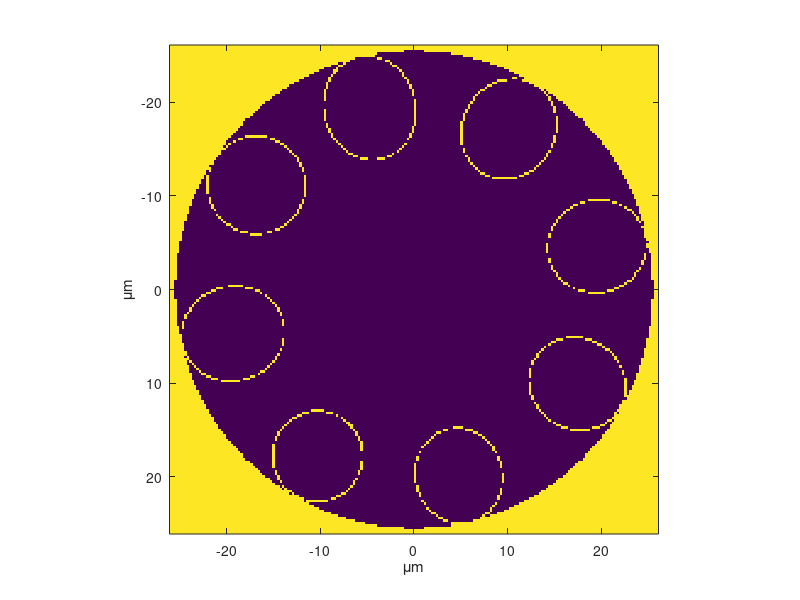

MATLAB code to generate this figure: (Note: this script raises an error after producing the figure.)
clc; clear variables; close all;

%% Set up problem

lambda = 650e-9;
k0 = 2*pi/lambda;
beta = k0; % Propagation constant will be close to that of free space.
Nx = 200;
NoModes = 10; % Number of modes

um = 1e-6;
n_silica = 1.45;
n_air = 1;
r_core = 25.5 * um;
r_clad = 34.0 * um;
r_total = r_core +   r_clad;
x = linspace(-26 * um, 26 * um, Nx);
y = linspace(-26 * um, 26 * um, Nx);
[x_mesh, y_mesh] = meshgrid(x, y);
r_mesh = sqrt(x_mesh.^2 + y_mesh.^2);
n = ones(Nx, Nx) * n_silica;
n(r_mesh < r_total) = n_silica;
n(r_mesh < (r_total - r_clad)) = 1;
n(r_mesh > r_total) = 1;

% Ellipses for glass
glass_ellipses = [
    struct('center', [-19.35 * um, 4.72 * um], 'major_axis', 11.28 * um, 'minor_axis', 10.28 * um, 'angle', 166.29);
    struct('center', [-10.30 * um, 17.82 * um], 'major_axis', 9.85 * um, 'minor_axis', 9.82 * um, 'angle', 120.03);
    struct('center', [4.80 * um, 19.92 * um], 'major_axis', 10.42 * um, 'minor_axis', 9.49 * um, 'angle', 76.45);
    struct('center', [17.46 * um, 10.08 * um], 'major_axis', 10.70 * um, 'minor_axis', 9.91 * um, 'angle', 30.00);
    struct('center', [19.58 * um, -4.59 * um], 'major_axis', 10.80 * um, 'minor_axis', 10.09 * um, 'angle', -13.19);
    struct('center', [10.15 * um, -17.15 * um], 'major_axis', 11.20 * um, 'minor_axis', 10.09 * um, 'angle', -59.38);
    struct('center', [-4.73 * um, -19.40 * um], 'major_axis', 11.36 * um, 'minor_axis', 9.97 * um, 'angle', -103.70);
    struct('center', [-16.85 * um, -11.15 * um], 'major_axis', 10.70 * um, 'minor_axis', 10.60 * um, 'angle', -147.51)
];

% Ellipses for air
air_ellipses = [
    struct('center', [-19.35 * um, 4.72 * um], 'major_axis', 10.88 * um, 'minor_axis', 9.88 * um, 'angle', 166.29);
    struct('center', [-10.30 * um, 17.82 * um], 'major_axis', 9.45 * um, 'minor_axis', 9.42 * um, 'angle', 120.03);
    struct('center', [4.80 * um, 19.92 * um], 'major_axis', 10.02 * um, 'minor_axis', 9.09 * um, 'angle', 76.45);
    struct('center', [17.46 * um, 10.08 * um], 'major_axis', 10.30 * um, 'minor_axis', 9.51 * um, 'angle', 30.00);
    struct('center', [19.58 * um, -4.59 * um], 'major_axis', 10.40 * um, 'minor_axis', 9.69 * um, 'angle', -13.19);
    struct('center', [10.15 * um, -17.15 * um], 'major_axis', 10.80 * um, 'minor_axis', 9.69 * um, 'angle', -59.38);
    struct('center', [-4.73 * um, -19.40 * um], 'major_axis', 10.96 * um, 'minor_axis', 9.57 * um, 'angle', -103.70);
    struct('center', [-16.85 * um, -11.15 * um], 'major_axis', 10.30 * um, 'minor_axis', 10.20 * um, 'angle', -147.51)
];

for i = 1:numel(glass_ellipses) + numel(air_ellipses)
    if i <= numel(glass_ellipses)
        ellipse_params = glass_ellipses(i);
        is_glass = true;
    else
        ellipse_params = air_ellipses(i - numel(glass_ellipses));
        is_glass = false;
    end
    
    center = ellipse_params.center;
    major_axis = ellipse_params.major_axis / 2;
    minor_axis = ellipse_params.minor_axis / 2;
    angle = deg2rad(ellipse_params.angle);
    x_rotated = (x_mesh - center(1)) * cos(angle) + (y_mesh - center(2)) * sin(angle);
    y_rotated = (y_mesh - center(2)) * cos(angle) - (x_mesh - center(1)) * sin(angle);
    ellipse_mask = ((x_rotated / major_axis).^2 + (y_rotated / minor_axis).^2) < 1;
    n(ellipse_mask) = n_silica * is_glass + n_air * ~is_glass;
end

dx = x(2) - x(1);
lambda_in_nm = lambda * 1e9;
dx_in_nm = dx * 1e9;
lambda_dx_ratio = lambda / dx;


%% Show refractive index profile

figure;
imagesc(x*1e6, y*1e6, n);
axis square;
xlabel('\mum');
ylabel('\mum');
hold on;

wavelength_range = 500e-9:10e-9:700e-9;

optical_power_transmission_dB_cm_modes = zeros(length(wavelength_range), NoModes);

for wl_idx = 1:length(wavelength_range)
    lambda = wavelength_range(wl_idx);
    k0 = 2 * pi / lambda;
    lambda_dx_ratio = lambda / dx;
    
    fprintf('Mode Iteration: %d\n', wl_idx);
    fprintf('Current Wavelength: %.2f nm\n', lambda * 1e9);
    fprintf('Current Wavelength/dx: %.2f\n', lambda_dx_ratio);

    % Call FD solver
    RetVal = ModeSolverFD(dx, n, lambda, beta, NoModes);
    imag_neff = (-1/100) * imag(RetVal.beta / k0);
    
    for mode_idx = 1:NoModes
        optical_power_transmission_dB_cm_modes(wl_idx, mode_idx) = -20 * log10(exp(-2 * pi * imag_neff(mode_idx) / lambda)) / 100;
    end

    figure;
    for mode_idx = 1:NoModes
        subplot(2, 5, mode_idx);
        imagesc(x*1e6, y*1e6, RetVal.Eabs{mode_idx});
        title(['Mode ' num2str(mode_idx)]);
        xlabel('\mum');
        ylabel('\mum');
        axis square;
    end
    sgtitle(['\lambda = ' num2str(lambda * 1e9) ' nm']);
    
    drawnow;
end

figure;
for mode_idx = 1:NoModes
    plot(wavelength_range * 1e9, optical_power_transmission_dB_cm_modes(:, mode_idx), '-o', 'DisplayName', ['Mode ' num2str(mode_idx)]);
    hold on;
end
xlabel('Wavelength (nm)');
ylabel('Optical Power Transmission (dB/cm)');
title('Optical Power Transmission vs. Wavelength for Different Modes');
legend;
grid on;
